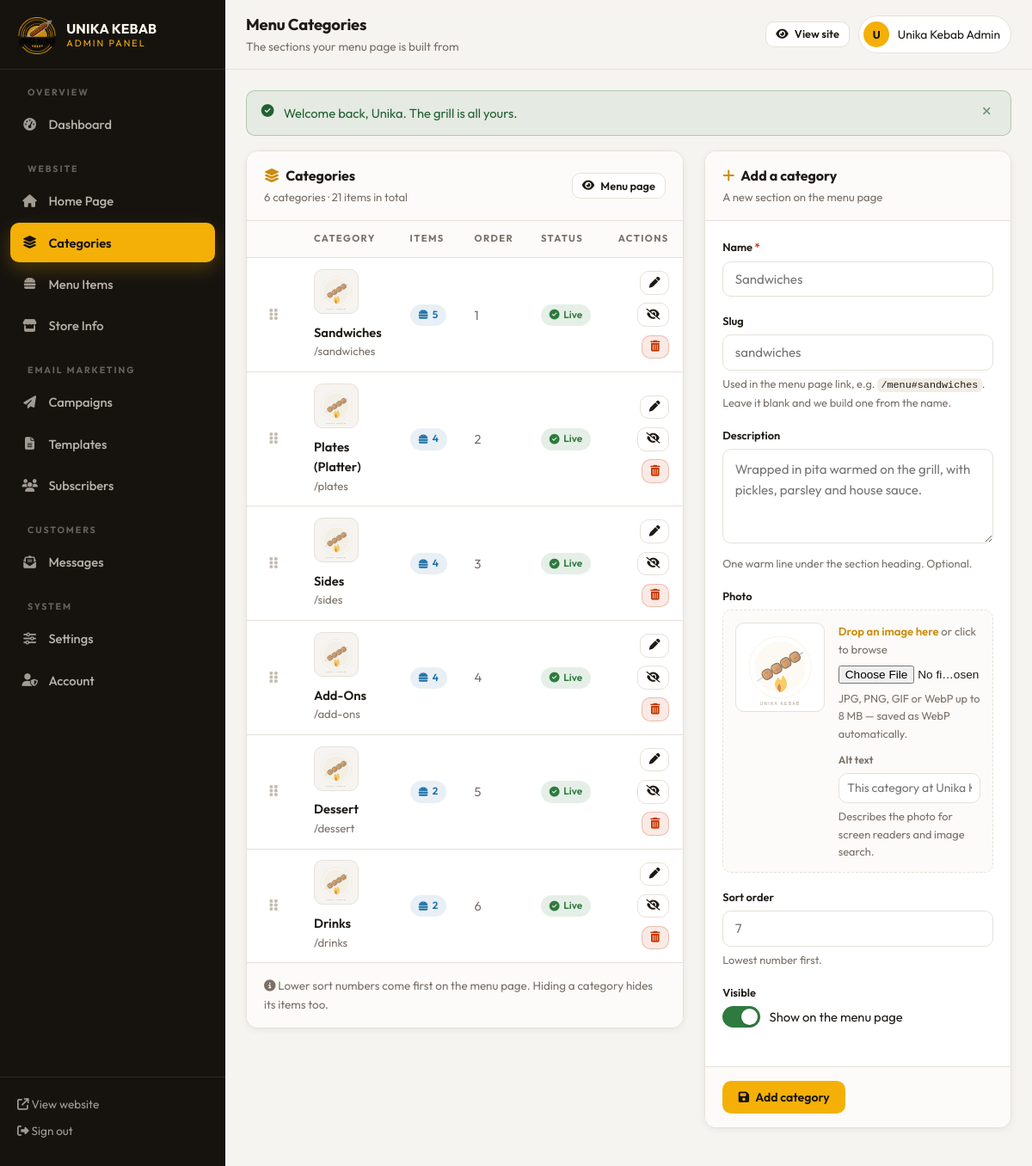
The app's page /admin/categories.php (signed in) with its own data.
### tables this page shows
CREATE TABLE menu_categories (
  id          INT AUTO_INCREMENT PRIMARY KEY,
  name        VARCHAR(120) NOT NULL,
  slug        VARCHAR(140) NOT NULL UNIQUE,
  description TEXT NULL,
  image       VARCHAR(255) NULL,
  image_alt   VARCHAR(255) NULL,
  sort_order  INT NOT NULL DEFAULT 0,
  is_active   TINYINT(1) NOT NULL DEFAULT 1,
  created_at  TIMESTAMP NOT NULL DEFAULT CURRENT_TIMESTAMP
);

### admin/categories.php (the view, shortened to what the rows shown need)
<?php
require __DIR__ . '/includes/auth.php';
require_admin();
$categories = db_all(
    'SELECT c.*,
            (SELECT COUNT(*) FROM menu_items i WHERE i.category_id = c.id) AS item_count
       FROM menu_categories c
   ORDER BY c.sort_order, c.id'
);
$editId  = (int)($_GET['edit'] ?? 0);
$editing = $editId ? db_one('SELECT * FROM menu_categories WHERE id = ?', [$editId]) : null;
$title     = 'Menu Categories';
require __DIR__ . '/includes/header.php';
?>
<div class="row g-4">
  <div class="col-12 col-lg-7">
    <div class="a-card">
      <div class="a-card__head">
        <div>
          <h2 class="a-card__title"><i class="fa-solid fa-layer-group"></i>Categories</h2>
        </div>
      </div>
      <?php if (!$categories): ?>
        <div class="a-empty">
          <i class="fa-solid fa-layer-group"></i>
          <p>No categories yet. Start with <strong>Sandwiches</strong>, <strong>Plates</strong> and <strong>Sides</strong> —
             menu items are filed under one of these.</p>
          <a class="a-btn" href="#cat-form"><i class="fa-solid fa-plus"></i> Add the first category</a>
        </div>
      <?php else: ?>
        <div class="a-table-wrap">
          <table class="a-table">
            <thead>
              <tr>
                <th aria-label="Order"></th>
                <th>Category</th>
                <th>Items</th>
                <th>Order</th>
                <th>Status</th>
                <th class="is-actions">Actions</th>
              </tr>
            </thead>
            <tbody>
            <?php foreach ($categories as $cat): ?>
              <?php $catName = (string)$cat['name']; ?>
              <tr<?= empty($cat['is_active']) ? ' class="is-off"' : '' ?>>
                <td>
                  <i class="fa-solid fa-grip-vertical a-drag" aria-hidden="true"
                     title="Set the position with the “Sort order” field"></i>
                </td>
                <td>
                  <div class="a-flex">
                    <img class="a-table__thumb" src="<?= e(img($cat['image'])) ?>" alt="" width="52" height="52">
                    <div>
                      <div class="a-table__name"><?= e($catName) ?></div>
                      <div class="a-table__meta">/<?= e($cat['slug']) ?></div>
                    </div>
                  </div>
                </td>
                <td>
                  <a class="a-badge a-badge--blue" href="<?= e(admin_url('items.php?cat=' . (int)$cat['id'])) ?>"
                     title="Show these items">
                    <i class="fa-solid fa-burger"></i> <?= (int)$cat['item_count'] ?>
                  </a>
                </td>
                <td class="a-muted"><?= (int)$cat['sort_order'] ?></td>
                <td>
                  <?php if (!empty($cat['is_active'])): ?>
                    <span class="a-badge a-badge--on"><i class="fa-solid fa-circle-check"></i> Live</span>
                  <?php else: ?>
                    <span class="a-badge a-badge--off"><i class="fa-solid fa-eye-slash"></i> Hidden</span>
                  <?php endif; ?>
                </td>
                <td class="is-actions">
                  <div class="a-flex a-flex--end">
                    <a class="a-btn a-btn--ghost a-btn--sm a-btn--icon"
                       href="<?= e(admin_url('categories.php?edit=' . (int)$cat['id'])) ?>#cat-form"
                       title="Edit <?= e($catName) ?>" aria-label="Edit <?= e($catName) ?>">
                      <i class="fa-solid fa-pen"></i>
                    </a>
                    <form method="post" data-guard>
                      <button class="a-btn a-btn--ghost a-btn--sm a-btn--icon" type="submit"
                              title="<?= empty($cat['is_active']) ? 'Show on the menu' : 'Hide from the menu' ?>"
                              aria-label="<?= empty($cat['is_active']) ? 'Show' : 'Hide' ?> <?= e($catName) ?>">
                        <i class="fa-solid <?= empty($cat['is_active']) ? 'fa-eye' : 'fa-eye-slash' ?>"></i>
                      </button>
                    </form>
                    <form method="post" data-guard
                          data-confirm="Delete “<?= e($catName) ?>”? Its <?= (int)$cat['item_count'] ?> menu item<?= (int)$cat['item_count'] === 1 ? '' : 's' ?> will be deleted with it. This cannot be undone.">
                      <button class="a-btn a-btn--danger a-btn--sm a-btn--icon" type="submit"
                              title="Delete <?= e($catName) ?>" aria-label="Delete <?= e($catName) ?>">
                        <i class="fa-solid fa-trash-can"></i>
                      </button>
                    </form>
                  </div>
                </td>
              </tr>
            <?php endforeach; ?>
            </tbody>
          </table>
        </div>
      <?php endif; ?>
    </div>
  </div>
  <div class="col-12 col-lg-5">
    <div class="a-card" id="cat-form">
      <div class="a-card__head">
        <div>
          <h2 class="a-card__title">
            <i class="fa-solid <?= $editing ? 'fa-pen' : 'fa-plus' ?>"></i><?= $editing ? 'Edit category' : 'Add a category' ?>
          </h2>
        </div>
      </div>
    </div>
  </div>
</div>
<?php require __DIR__ . '/includes/footer.php'; ?>

### admin/includes/header.php (shortened to what the rows shown need)
<?php
$title     = $title     ?? 'Dashboard';
$admin   = current_admin();
?>
<!DOCTYPE html>
<html lang="en">
<head>
<link href="https://cdn.jsdelivr.net/npm/bootstrap@5.3.3/dist/css/bootstrap-grid.min.css" rel="stylesheet">
<link href="https://cdnjs.cloudflare.com/ajax/libs/font-awesome/6.5.2/css/all.min.css" rel="stylesheet">
<link href="<?= e(admin_url('assets/css/admin.css')) ?>" rel="stylesheet">
</head>
<body>
<div class="a-shell">
  <div class="a-main">
    <header class="a-top">
      <div>
        <h1 class="a-top__title"><?= e($title) ?></h1>
      </div>
      <div class="a-top__right">
        <span class="a-user">
          <span class="a-user__avatar"><?= e(strtoupper(substr($admin['full_name'] ?? 'A', 0, 1))) ?></span>
          <span class="d-none d-md-inline"><?= e($admin['full_name'] ?? 'Admin') ?></span>
        </span>
      </div>
    </header>
    <div class="a-body">

### records on screen
menu_categories: name "Sandwiches", slug "sandwiches", item_count "5", sort_order "1", is_active 1 (drawn)
menu_categories: name "Plates (Platter)", slug "plates", item_count "4", sort_order "2", is_active 1 (drawn)
menu_categories: name "Sides", slug "sides", item_count "4", sort_order "3", is_active 1 (drawn)
menu_categories: name "Add-Ons", slug "add-ons", item_count "4", sort_order "4", is_active 1 (drawn)
menu_categories: name "Dessert", slug "dessert", item_count "2", sort_order "5", is_active 1 (drawn)
menu_categories: name "Drinks", slug "drinks", item_count "2", sort_order "6", is_active 1 (drawn)

### other values on screen
setting('site_name', 'Unika Kebab') "UNIKA KEBAB"
$label "Dashboard Home Page Categories Menu Items Store Info Campaigns Templates Subscribers Messages Settings Account"
$title "Menu Categories"
$subtitle "The sections your menu page is built from"
substr($admin['full_name'] ?? 'A', 0, 1) "U"
$admin['full_name'] "Unika Kebab Admin"
$msg['message'] "Welcome back, Unika. The grill is all yours."
count($categories) "6"
$totalItems "21"
